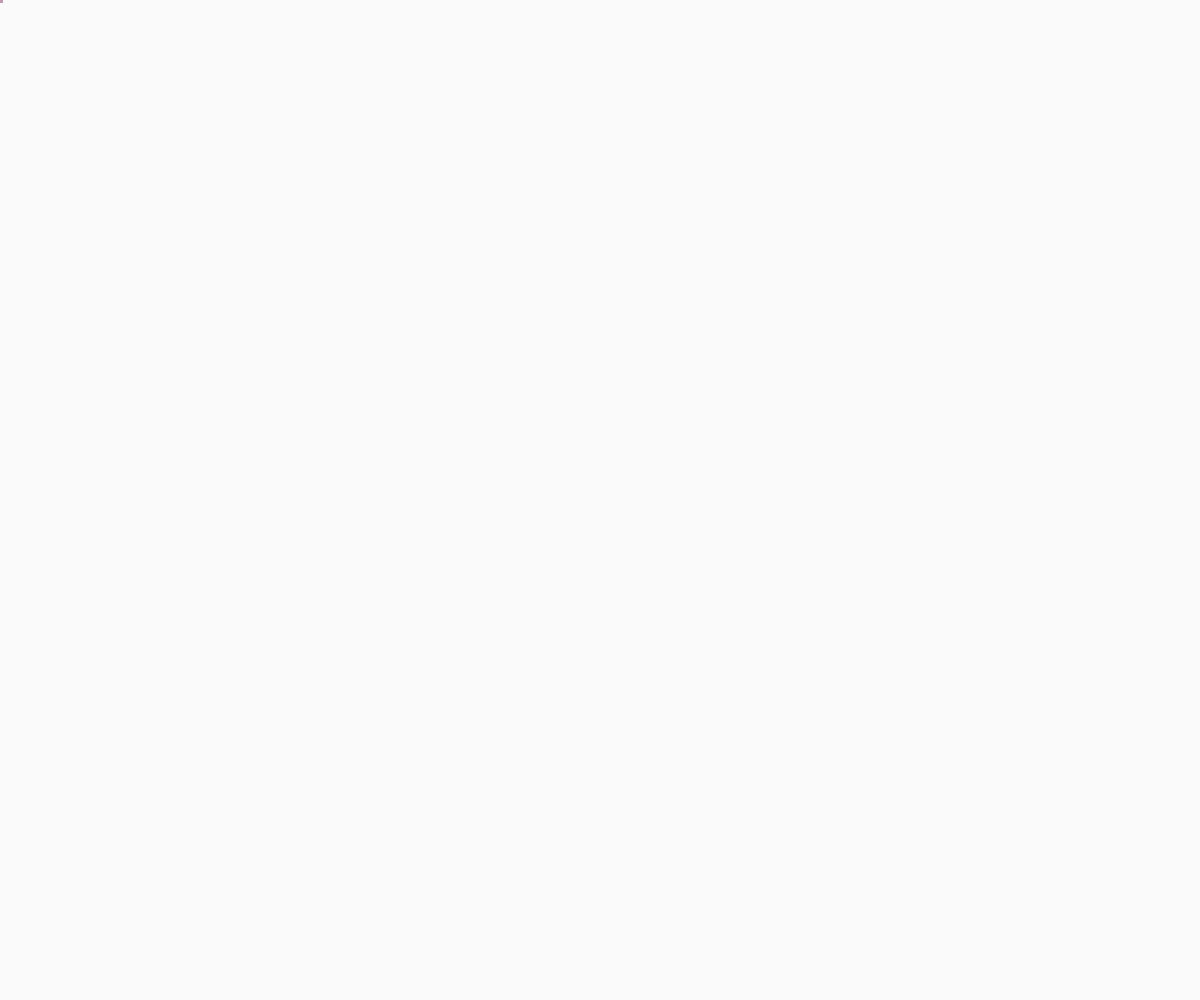
Frame 1 (no input)
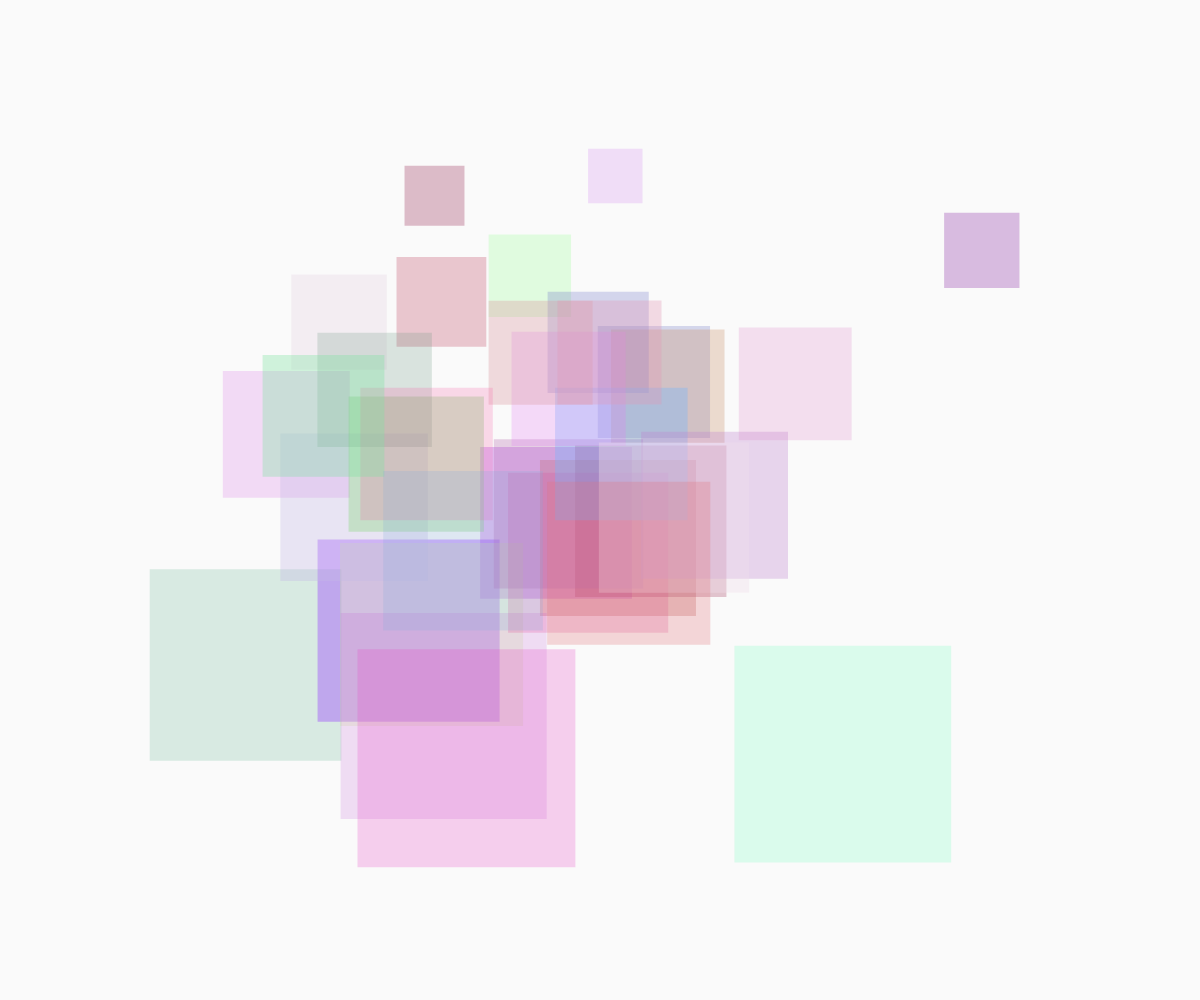
Frame 60 (no input)
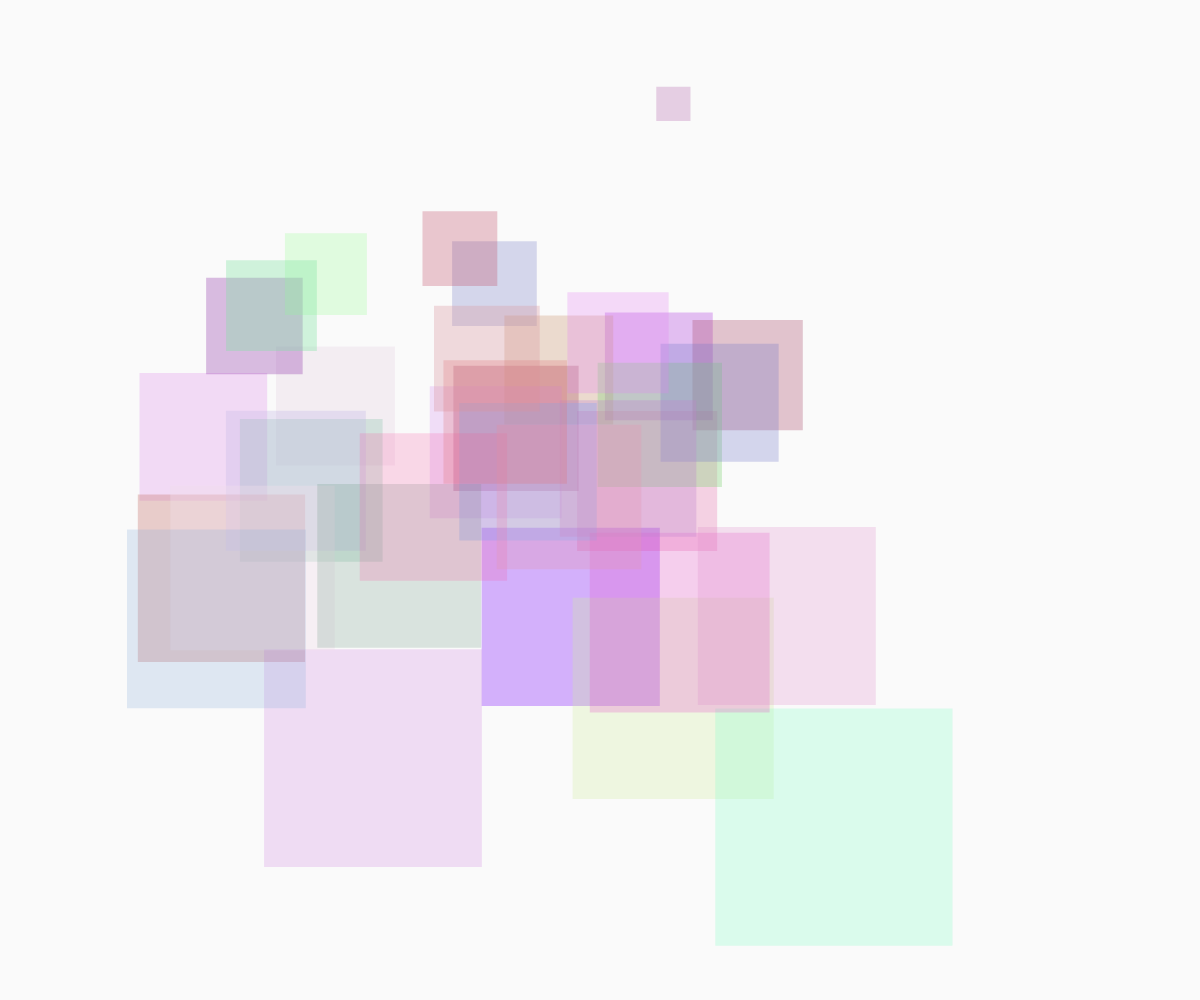
Frame 120 (the mouse pressed at the canvas centre since frame 60)

The p5.js sketch that drew these frames (run headless with seeded random() and noise() and a simulated clock; from frame 60 on, the mouse is pressed at the canvas centre):

// p5.js sketch
// ── sketch.js
// -
// dotare i camminatori di indipendenza 0.1 by peterbaru [camminatori, indipendenti]
// 2020 © Pietro, Daniele @Fupete and the course DSII2020 at DESIGN.unirsm 
// github.com/dsii-2020-unirsm — github.com/peterbaru
// Educational purposes, MIT License, 2020, San Marino
// —

let camminatori = []
//let num = 10
// let dim = 15

function setup() {
  createCanvas(windowWidth, windowHeight)
  rectMode(CENTER)

  let num = windowWidth / 35

  for (let i = 0; i < num; i++) {
    camminatori.push(new Walker(i))
  }
}

function draw() {
  background(250)

  for (let i = 0; i < camminatori.length; i++) {
    camminatori[i].mostrati()
    camminatori[i].spostati()
  }
}

function Walker(_id) {
  this.id = _id
  this.x = 0
  this.y = 0
  this.t = random(100)
  this.incremento = random(0.5, 2) * 0.005
  this.r = random(100, 255)
  this.g = random(50, 255)
  this.b = random(100, 255)
  this.alpha = random(50, 100)

  this.mostrati = function() {
    let diminiziale = windowHeight / 3.5

    this.dim = map(this.y, 0, height, 5, diminiziale)
    noStroke()
    fill(this.r, this.g, this.b, this.alpha)
    rect(this.x, this.y, this.dim, this.dim)
  }

  this.spostati = function() {
    this.x = noise(this.t) * width
    this.y = noise(this.t + 15) * height
    this.t = this.t + this.incremento
  }
}

function windowResized() {
  resizeCanvas(windowWidth, windowHeight)
}
